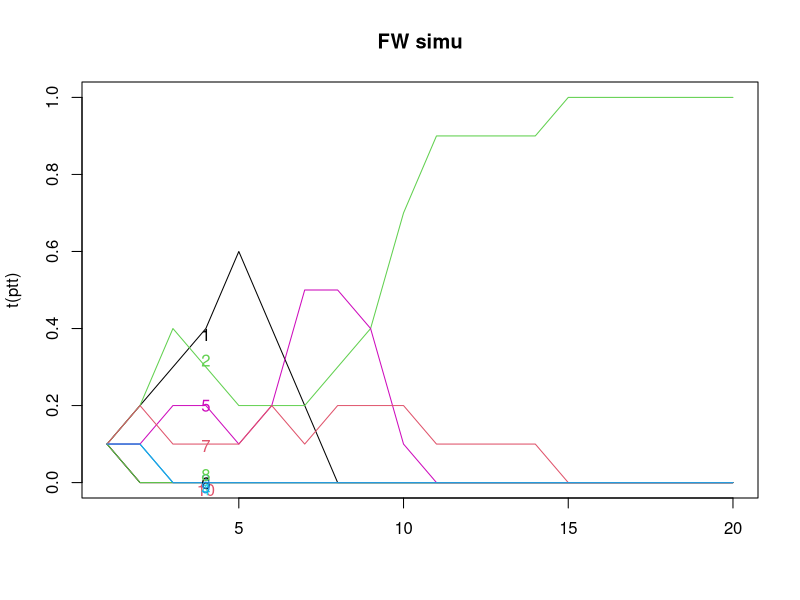
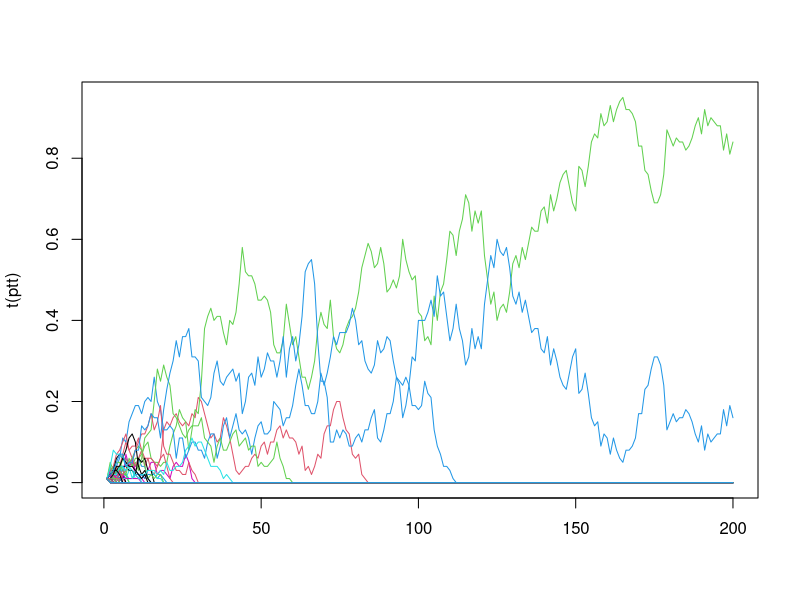
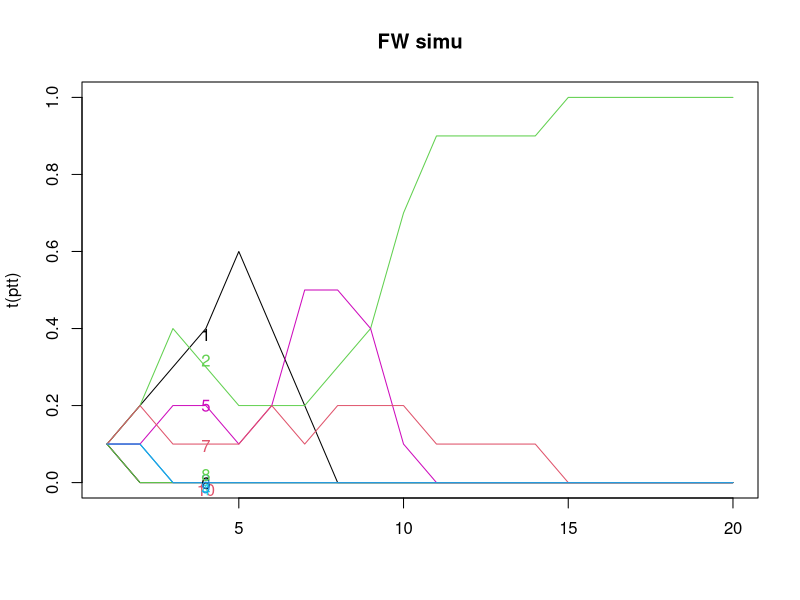

Source code (R) for these figures, in order:
## -----------------------------------------------------------------------------
fwm <- function(N, n_gen, mu = 0) ## mu != 4/N
{
    ## simulate fisher-wright (with mutations)
    x <- paste(1:N) ## starting types
    A <- matrix(NA, nrow = n_gen, ncol = N)
    for (i in 1:n_gen)
    {
        A[i,] <- x
        x <- sample(x, size = N, replace = T)
        x <- mut(x, mu)
        x
    }
    return(A) ## matrix of types, each line a generation.
}


## -----------------------------------------------------------------------------
mut <- function(x, mu)
{
    ## m, the individuals that mutate
    m <- which(rbinom(length(x), 1, mu) == 1)
    if (length(m) == 0) ## if no-one mutates
        return(x)
    ## add a suffix to their ID, so it will be unique (infinite alleles)
    suffix <- 10000*round(runif(length(m)),4)
    x[m] <- paste0(x[m], ".", suffix)
    x
}



## -----------------------------------------------------------------------------
set.seed(1)
fwm(N = 10, n_gen = 2, mu = 0)
fwm(N = 10, n_gen = 2, mu = 0)


## ----size="tiny", fig.height = 3.5--------------------------------------------
set.seed(1)
A <- fwm(N = 10, n_gen = 20, mu = 0)
tt <- table(A, row(A)) ## count types by row
ptt <- prop.table(tt, 2) ## proportions
matplot(t(ptt), type = 'l', lty = 1, main = "FW simu")
text(x = 4, y = jitter(ptt[,4]), rownames(ptt), col = 1:6)


## ----size = "tiny", fig.height = 4--------------------------------------------
set.seed(1)
A <- fwm(N = 100, n_gen = 200, mu = 0)
tt <- table(A, row(A)) ## count types by row
ptt <- prop.table(tt, 2) ## proportions
matplot(t(ptt), type = 'l', lty = 1)


## ----echo=F, fig.height = 5---------------------------------------------------
set.seed(1)
A <- fwm(N = 10, n_gen = 20, mu = 0)
tt <- table(A, row(A)) ## count types by row
ptt <- prop.table(tt, 2) ## proportions
matplot(t(ptt), type = 'l', lty = 1, main = "FW simu")
text(x = 4, y = jitter(ptt[,4]), rownames(ptt), col = 1:6)


## -----------------------------------------------------------------------------
T.vec <- NULL
all.the.same <- function(x){length(unique(x)) == 1}
set.seed(10)
for (i in 1:100)
{
    A <- fwm(N = 100, n_gen = 1000,mu = 0)
    extinction_time = min(row(A)[apply(A, 1, all.the.same)])
    T.vec[i] <- extinction_time
}
mean(T.vec)

